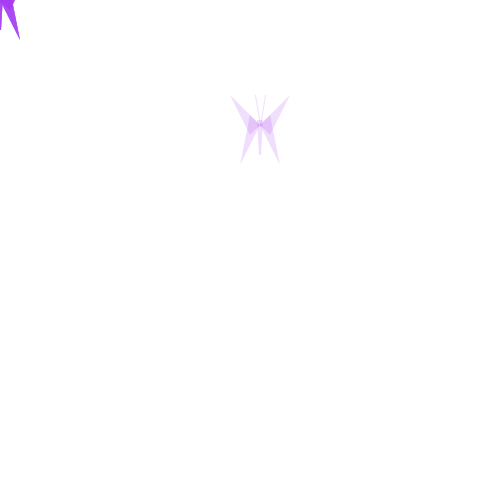
Frame 1 (no input)
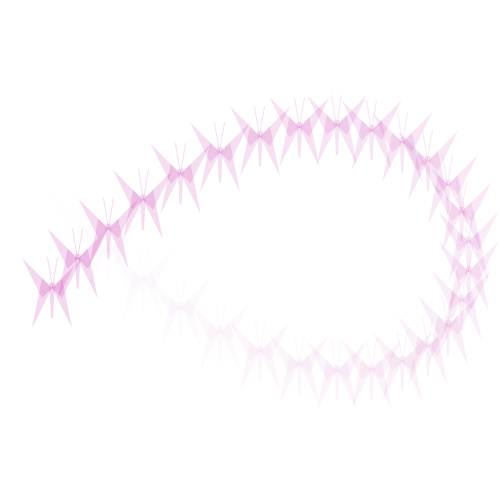
Frame 60 (the mouse pressed at the canvas centre just before this capture)
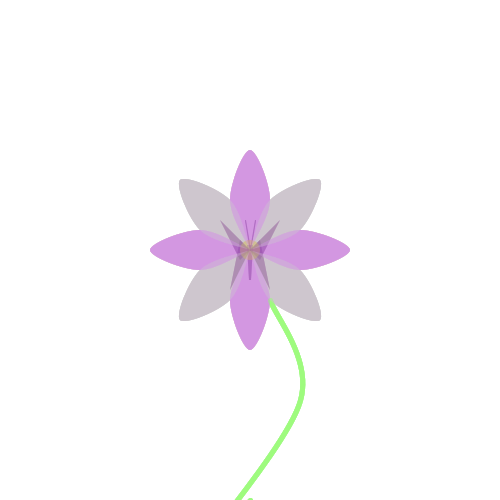
Frame 120 (the mouse held since frame 60 and released just before this capture)

The Processing sketch that drew these frames (run headless with seeded random() and noise(); from frame 60 on, the mouse is pressed at the canvas centre):

// Processing sketch: processing_63350
// ── processing_63350.pde

float[] xpos = new float[30];
float[] ypos = new float[30];
float r, g, b, a;
float X;
float Y;
float xDir;
float yDir;

void setup()
{
  size(500, 500);
  smooth();

  frameRate(20);

  X=width/2+10;
  Y=height/4;

  xDir=1;
  yDir=10;

  for (int i =0; i<xpos.length; i++)
  {
    xpos[i]=0;
    ypos[i]=0;
  }
}

void draw()
{
  background(255);

  r=random(255);
  g=random(225);
  b=random(255);

  for (int i=0; i<xpos.length-1;i++)
  {
    xpos[i]= xpos[i+1];
    ypos[i] = ypos[i+1];
  }

  xpos[xpos.length-1]=X;
  ypos[ypos.length-1]=Y;

  X+=cos(radians(xDir*10))*40;
  Y+=sin(radians(yDir))*30;

  xDir+=1;
  yDir+=14;
  if (X<=0 || X>=width) xDir*=-1;
  if (Y<=0 || Y>=height) yDir*=-1;

  for (int i=0; i<xpos.length;i++)
  {
    a=i*1.5;

    //나비
    noStroke();
    fill(r, g, b, a);

    triangle(xpos[i], ypos[i], xpos[i]+10, ypos[i]+10, xpos[i]+30, ypos[i]-30);
    triangle(xpos[i], ypos[i], xpos[i]-10, ypos[i]+10, xpos[i]-30, ypos[i]-30);
    triangle(xpos[i], ypos[i], xpos[i]+20, ypos[i]+40, xpos[i]+10, ypos[i]-10);
    triangle(xpos[i], ypos[i], xpos[i]-20, ypos[i]+40, xpos[i]-10, ypos[i]-10);
    quad(xpos[i]-3, ypos[i]-5, xpos[i]-1, ypos[i]+30, xpos[i]+1, ypos[i]+30, xpos[i]+3, ypos[i]-5);

    stroke(r, g, b, a);
    strokeWeight(1);
    line(xpos[i], ypos[i], xpos[i]-5, ypos[i]-30);
    line(xpos[i], ypos[i], xpos[i]+5, ypos[i]-30);

    //클릭시 꽃핌
    if (mousePressed)
    {
      xpos[xpos.length-1] = mouseX;
      ypos[ypos.length-1] = mouseY;

      a=i*3;
      noStroke();
      fill(random(100, 255), random(100, 255), random(100), i*2);
      ellipse(xpos[i], ypos[i], 20, 20);
      beginShape();

      fill(random(100, 255), random(100, 255), random(100, 255), i*2);
      //1번꽃잎
      curveVertex(xpos[i], ypos[i]);
      curveVertex(xpos[i], ypos[i]);
      curveVertex(xpos[i]-20, ypos[i]-50);
      curveVertex(xpos[i], ypos[i]-100);
      curveVertex(xpos[i]+20, ypos[i]-50);
      curveVertex(xpos[i], ypos[i]);
      curveVertex(xpos[i], ypos[i]);
      //2번꽃잎
      curveVertex(xpos[i], ypos[i]);
      curveVertex(xpos[i], ypos[i]);
      curveVertex(xpos[i]+50, ypos[i]-20);
      curveVertex(xpos[i]+100, ypos[i]);
      curveVertex(xpos[i]+50, ypos[i]+20);
      curveVertex(xpos[i], ypos[i]);
      curveVertex(xpos[i], ypos[i]);
      //3번꽃잎
      curveVertex(xpos[i], ypos[i]);
      curveVertex(xpos[i], ypos[i]);
      curveVertex(xpos[i]-20, ypos[i]+50);
      curveVertex(xpos[i], ypos[i]+100);
      curveVertex(xpos[i]+20, ypos[i]+50);
      curveVertex(xpos[i], ypos[i]);
      curveVertex(xpos[i], ypos[i]);
      //4번꽃잎
      curveVertex(xpos[i], ypos[i]);
      curveVertex(xpos[i], ypos[i]);
      curveVertex(xpos[i]-50, ypos[i]-20);
      curveVertex(xpos[i]-100, ypos[i]);
      curveVertex(xpos[i]-50, ypos[i]+20);
      curveVertex(xpos[i], ypos[i]);
      curveVertex(xpos[i], ypos[i]);
      endShape();

      beginShape();

      fill(random(180, 225), random(180, 225), random(180, 225), i*2);
      //5번꽃잎
      curveVertex(xpos[i], ypos[i]);
      curveVertex(xpos[i], ypos[i]);
      curveVertex(xpos[i]+20, ypos[i]-50);
      curveVertex(xpos[i]+70, ypos[i]-70);
      curveVertex(xpos[i]+50, ypos[i]-20);
      curveVertex(xpos[i], ypos[i]);
      curveVertex(xpos[i], ypos[i]);
      //6번꽃잎
      curveVertex(xpos[i], ypos[i]);
      curveVertex(xpos[i], ypos[i]);
      curveVertex(xpos[i]+20, ypos[i]+50);
      curveVertex(xpos[i]+70, ypos[i]+70);
      curveVertex(xpos[i]+50, ypos[i]+20);
      curveVertex(xpos[i], ypos[i]);
      curveVertex(xpos[i], ypos[i]);
      //7번꽃잎
      curveVertex(xpos[i], ypos[i]);
      curveVertex(xpos[i], ypos[i]);
      curveVertex(xpos[i]-20, ypos[i]+50);
      curveVertex(xpos[i]-70, ypos[i]+70);
      curveVertex(xpos[i]-50, ypos[i]+20);
      curveVertex(xpos[i], ypos[i]);
      curveVertex(xpos[i], ypos[i]);
      //8번꽃잎
      curveVertex(xpos[i], ypos[i]);
      curveVertex(xpos[i], ypos[i]);
      curveVertex(xpos[i]-20, ypos[i]-50);
      curveVertex(xpos[i]-70, ypos[i]-70);
      curveVertex(xpos[i]-50, ypos[i]-20);
      curveVertex(xpos[i], ypos[i]);
      curveVertex(xpos[i], ypos[i]);
      endShape();

      //줄기
      noFill();
      stroke(#9BFA7C, i*2);
      strokeWeight(5);
      beginShape();
      curveVertex(xpos[i]+20, ypos[i]+50);
      curveVertex(xpos[i]+20, ypos[i]+50);
      curveVertex(xpos[i]+50, ypos[i]+150);
      curveVertex(xpos[i]-50, ypos[i]+300);
      curveVertex(250, 500);
      curveVertex(250, 500);
      endShape();
    }
  }
}
